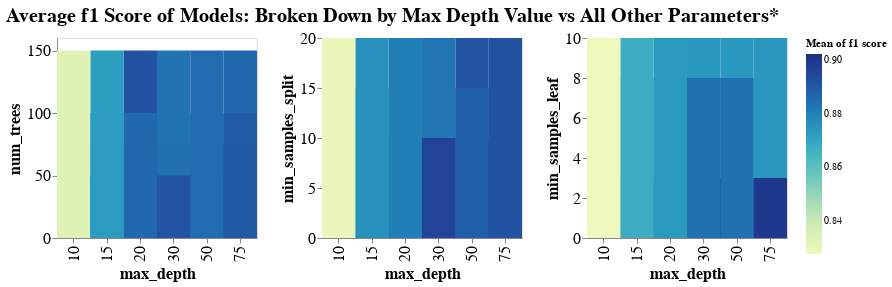

The cell this chart's notebook holds for it:
### Code cell
a = alt.Chart(results).mark_rect().encode(
    x='max_depth:O',
    y='num_trees:Q',
    color='mean(f1 score)'
    ).properties(height = 200, width = 200)

b = alt.Chart(results).mark_rect().encode(
    x='max_depth:O',
    y='min_samples_split:Q',
    color='mean(f1 score)'
    ).properties(height = 200, width = 200)

c = alt.Chart(results).mark_rect().encode(
    x='max_depth:O',
    y='min_samples_leaf:Q',
    color='mean(f1 score)'
    ).properties(height = 200, width = 200)

x = a|b|c

x.properties(title = 'Average f1 Score of Models: Broken Down by Max Depth Value vs All Other Parameters*').configure_title(fontSize=20)\
    .configure_axis(
    labelFontSize=16,
    titleFontSize=16
)

### Figure 1 — Vega-Lite specification as saved in the notebook (floating-point values rounded to 4 significant figures)
{"config": {"view": {"continuousWidth": 300, "continuousHeight": 300}, "axis": {"labelFontSize": 16, "titleFontSize": 16}, "title": {"fontSize": 20}}, "hconcat": [{"mark": {"type": "rect"}, "encoding": {"color": {"aggregate": "mean", "field": "f1 score", "type": "quantitative"}, "x": {"field": "max_depth", "type": "ordinal"}, "y": {"field": "num_trees", "type": "quantitative"}}, "height": 200, "width": 200}, {"mark": {"type": "rect"}, "encoding": {"color": {"aggregate": "mean", "field": "f1 score", "type": "quantitative"}, "x": {"field": "max_depth", "type": "ordinal"}, "y": {"field": "min_samples_split", "type": "quantitative"}}, "height": 200, "width": 200}, {"mark": {"type": "rect"}, "encoding": {"color": {"aggregate": "mean", "field": "f1 score", "type": "quantitative"}, "x": {"field": "max_depth", "type": "ordinal"}, "y": {"field": "min_samples_leaf", "type": "quantitative"}}, "height": 200, "width": 200}], "data": {"name": "data-a50db2edc4e167fd1a9a7ff6c23e49c4"}, "title": "Average f1 Score of Models: Broken Down by Max Depth Value vs All Other Parameters*", "$schema": "https://vega.github.io/schema/vega-lite/v5.6.1.json", "datasets": {"data-a50db2edc4e167fd1a9a7ff6c23e49c4": [{"num_trees": 150, "min_samples_split": 15, "min_samples_leaf": 8, "max_depth": 75, "f1 score": 0.8855, "rank_test_score": 27}, {"num_trees": 75, "min_samples_split": 10, "min_samples_leaf": 3, "max_depth": 15, "f1 score": 0.8934, "rank_test_score": 22}, {"num_trees": 75, "min_samples_split": 15, "min_samples_leaf": 8, "max_depth": 20, "f1 score": 0.8826, "rank_test_score": 40}, {"num_trees": 75, "min_samples_split": 10, "min_samples_leaf": 10, "max_depth": 50, "f1 score": 0.8734, "rank_test_score": 66}, {"num_trees": 50, "min_samples_split": 20, "min_samples_leaf": 3, "max_depth": 50, "f1 score": 0.8946, "rank_test_score": 19}, {"num_trees": 150, "min_samples_split": 10, "min_samples_leaf": 3, "max_depth": 20, "f1 score": 0.9061, "rank_test_score": 7}, {"num_trees": 50, "min_samples_split": 10, "min_samples_leaf": 10, "max_depth": 20, "f1 score": 0.8719, "rank_test_score": 74}, {"num_trees": 100, "min_samples_split": 15, "min_samples_leaf": 10, "max_depth": 30, "f1 score": 0.8748, "rank_test_score": 58}, {"num_trees": 75, "min_samples_split": 15, "min_samples_leaf": 3, "max_depth": 10, "f1 score": 0.8379, "rank_test_score": 84}, {"num_trees": 150, "min_samples_split": 20, "min_samples_leaf": 3, "max_depth": 20, "f1 score": 0.8937, "rank_test_score": 21}, {"num_trees": 150, "min_samples_split": 15, "min_samples_leaf": 8, "max_depth": 15, "f1 score": 0.8773, "rank_test_score": 52}, {"num_trees": 100, "min_samples_split": 10, "min_samples_leaf": 3, "max_depth": 50, "f1 score": 0.907, "rank_test_score": 4}, {"num_trees": 75, "min_samples_split": 15, "min_samples_leaf": 8, "max_depth": 50, "f1 score": 0.8841, "rank_test_score": 36}, {"num_trees": 100, "min_samples_split": 20, "min_samples_leaf": 3, "max_depth": 30, "f1 score": 0.8952, "rank_test_score": 18}, {"num_trees": 100, "min_samples_split": 10, "min_samples_leaf": 3, "max_depth": 20, "f1 score": 0.9049, "rank_test_score": 10}, {"num_trees": 50, "min_samples_split": 10, "min_samples_leaf": 10, "max_depth": 75, "f1 score": 0.8723, "rank_test_score": 72}, {"num_trees": 150, "min_samples_split": 10, "min_samples_leaf": 10, "max_depth": 30, "f1 score": 0.8744, "rank_test_score": 60}, {"num_trees": 50, "min_samples_split": 10, "min_samples_leaf": 8, "max_depth": 10, "f1 score": 0.8303, "rank_test_score": 92}, {"num_trees": 100, "min_samples_split": 20, "min_samples_leaf": 3, "max_depth": 50, "f1 score": 0.8944, "rank_test_score": 20}, {"num_trees": 75, "min_samples_split": 15, "min_samples_leaf": 10, "max_depth": 20, "f1 score": 0.8743, "rank_test_score": 62}, {"num_trees": 50, "min_samples_split": 20, "min_samples_leaf": 3, "max_depth": 75, "f1 score": 0.8929, "rank_test_score": 23}, {"num_trees": 50, "min_samples_split": 10, "min_samples_leaf": 3, "max_depth": 50, "f1 score": 0.9073, "rank_test_score": 3}, {"num_trees": 50, "min_samples_split": 15, "min_samples_leaf": 8, "max_depth": 75, "f1 score": 0.8807, "rank_test_score": 46}, {"num_trees": 150, "min_samples_split": 20, "min_samples_leaf": 3, "max_depth": 75, "f1 score": 0.8981, "rank_test_score": 13}, {"num_trees": 75, "min_samples_split": 20, "min_samples_leaf": 8, "max_depth": 30, "f1 score": 0.8824, "rank_test_score": 42}, {"num_trees": 100, "min_samples_split": 15, "min_samples_leaf": 8, "max_depth": 10, "f1 score": 0.8317, "rank_test_score": 89}, {"num_trees": 50, "min_samples_split": 20, "min_samples_leaf": 10, "max_depth": 50, "f1 score": 0.8725, "rank_test_score": 69}, {"num_trees": 150, "min_samples_split": 10, "min_samples_leaf": 8, "max_depth": 10, "f1 score": 0.8362, "rank_test_score": 86}, {"num_trees": 100, "min_samples_split": 10, "min_samples_leaf": 8, "max_depth": 20, "f1 score": 0.8825, "rank_test_score": 41}, {"num_trees": 150, "min_samples_split": 20, "min_samples_leaf": 10, "max_depth": 15, "f1 score": 0.868, "rank_test_score": 76}, {"num_trees": 150, "min_samples_split": 15, "min_samples_leaf": 3, "max_depth": 10, "f1 score": 0.8386, "rank_test_score": 83}, {"num_trees": 150, "min_samples_split": 10, "min_samples_leaf": 10, "max_depth": 15, "f1 score": 0.8673, "rank_test_score": 80}, {"num_trees": 150, "min_samples_split": 10, "min_samples_leaf": 10, "max_depth": 50, "f1 score": 0.8742, "rank_test_score": 63}, {"num_trees": 75, "min_samples_split": 10, "min_samples_leaf": 10, "max_depth": 20, "f1 score": 0.8736, "rank_test_score": 65}, {"num_trees": 75, "min_samples_split": 15, "min_samples_leaf": 10, "max_depth": 30, "f1 score": 0.8724, "rank_test_score": 70}, {"num_trees": 150, "min_samples_split": 10, "min_samples_leaf": 8, "max_depth": 50, "f1 score": 0.8845, "rank_test_score": 35}, {"num_trees": 75, "min_samples_split": 20, "min_samples_leaf": 10, "max_depth": 10, "f1 score": 0.8275, "rank_test_score": 98}, {"num_trees": 75, "min_samples_split": 20, "min_samples_leaf": 10, "max_depth": 30, "f1 score": 0.8737, "rank_test_score": 64}, {"num_trees": 100, "min_samples_split": 15, "min_samples_leaf": 8, "max_depth": 20, "f1 score": 0.8838, "rank_test_score": 37}, {"num_trees": 50, "min_samples_split": 20, "min_samples_leaf": 8, "max_depth": 75, "f1 score": 0.8792, "rank_test_score": 49}, {"num_trees": 150, "min_samples_split": 20, "min_samples_leaf": 10, "max_depth": 20, "f1 score": 0.8758, "rank_test_score": 55}, {"num_trees": 100, "min_samples_split": 10, "min_samples_leaf": 3, "max_depth": 75, "f1 score": 0.9063, "rank_test_score": 5}, {"num_trees": 100, "min_samples_split": 10, "min_samples_leaf": 8, "max_depth": 30, "f1 score": 0.8855, "rank_test_score": 28}, {"num_trees": 50, "min_samples_split": 15, "min_samples_leaf": 8, "max_depth": 10, "f1 score": 0.8306, "rank_test_score": 91}, {"num_trees": 50, "min_samples_split": 15, "min_samples_leaf": 10, "max_depth": 30, "f1 score": 0.8722, "rank_test_score": 73}, {"num_trees": 150, "min_samples_split": 10, "min_samples_leaf": 8, "max_depth": 30, "f1 score": 0.885, "rank_test_score": 30}, {"num_trees": 100, "min_samples_split": 20, "min_samples_leaf": 8, "max_depth": 10, "f1 score": 0.83, "rank_test_score": 95}, {"num_trees": 50, "min_samples_split": 20, "min_samples_leaf": 3, "max_depth": 20, "f1 score": 0.8912, "rank_test_score": 25}, {"num_trees": 75, "min_samples_split": 20, "min_samples_leaf": 3, "max_depth": 15, "f1 score": 0.8814, "rank_test_score": 45}, {"num_trees": 50, "min_samples_split": 15, "min_samples_leaf": 3, "max_depth": 20, "f1 score": 0.8973, "rank_test_score": 14}, {"num_trees": 50, "min_samples_split": 15, "min_samples_leaf": 3, "max_depth": 10, "f1 score": 0.8364, "rank_test_score": 85}, {"num_trees": 75, "min_samples_split": 10, "min_samples_leaf": 3, "max_depth": 30, "f1 score": 0.9061, "rank_test_score": 6}, {"num_trees": 100, "min_samples_split": 15, "min_samples_leaf": 8, "max_depth": 75, "f1 score": 0.8849, "rank_test_score": 32}, {"num_trees": 50, "min_samples_split": 20, "min_samples_leaf": 3, "max_depth": 15, "f1 score": 0.8802, "rank_test_score": 48}, {"num_trees": 150, "min_samples_split": 15, "min_samples_leaf": 10, "max_depth": 30, "f1 score": 0.8775, "rank_test_score": 50}, {"num_trees": 50, "min_samples_split": 15, "min_samples_leaf": 8, "max_depth": 15, "f1 score": 0.8743, "rank_test_score": 61}, {"num_trees": 100, "min_samples_split": 15, "min_samples_leaf": 10, "max_depth": 15, "f1 score": 0.8679, "rank_test_score": 77}, {"num_trees": 100, "min_samples_split": 10, "min_samples_leaf": 10, "max_depth": 10, "f1 score": 0.8301, "rank_test_score": 93}, {"num_trees": 75, "min_samples_split": 10, "min_samples_leaf": 10, "max_depth": 15, "f1 score": 0.8675, "rank_test_score": 79}, {"num_trees": 50, "min_samples_split": 10, "min_samples_leaf": 8, "max_depth": 50, "f1 score": 0.8828, "rank_test_score": 39}, {"num_trees": 100, "min_samples_split": 20, "min_samples_leaf": 10, "max_depth": 20, "f1 score": 0.8732, "rank_test_score": 68}, {"num_trees": 50, "min_samples_split": 20, "min_samples_leaf": 3, "max_depth": 10, "f1 score": 0.8291, "rank_test_score": 96}, {"num_trees": 50, "min_samples_split": 15, "min_samples_leaf": 3, "max_depth": 15, "f1 score": 0.887, "rank_test_score": 26}, {"num_trees": 100, "min_samples_split": 10, "min_samples_leaf": 10, "max_depth": 50, "f1 score": 0.8746, "rank_test_score": 59}, {"num_trees": 75, "min_samples_split": 10, "min_samples_leaf": 8, "max_depth": 10, "f1 score": 0.83, "rank_test_score": 94}, {"num_trees": 50, "min_samples_split": 15, "min_samples_leaf": 3, "max_depth": 30, "f1 score": 0.9011, "rank_test_score": 12}, {"num_trees": 50, "min_samples_split": 15, "min_samples_leaf": 8, "max_depth": 50, "f1 score": 0.8819, "rank_test_score": 43}, {"num_trees": 50, "min_samples_split": 10, "min_samples_leaf": 10, "max_depth": 10, "f1 score": 0.826, "rank_test_score": 100}, {"num_trees": 100, "min_samples_split": 15, "min_samples_leaf": 10, "max_depth": 10, "f1 score": 0.8263, "rank_test_score": 99}, {"num_trees": 50, "min_samples_split": 10, "min_samples_leaf": 10, "max_depth": 15, "f1 score": 0.8643, "rank_test_score": 81}, {"num_trees": 50, "min_samples_split": 20, "min_samples_leaf": 8, "max_depth": 15, "f1 score": 0.87, "rank_test_score": 75}, {"num_trees": 100, "min_samples_split": 10, "min_samples_leaf": 3, "max_depth": 30, "f1 score": 0.9075, "rank_test_score": 1}, {"num_trees": 50, "min_samples_split": 20, "min_samples_leaf": 8, "max_depth": 20, "f1 score": 0.8773, "rank_test_score": 51}, {"num_trees": 150, "min_samples_split": 15, "min_samples_leaf": 8, "max_depth": 10, "f1 score": 0.8331, "rank_test_score": 87}, {"num_trees": 100, "min_samples_split": 15, "min_samples_leaf": 8, "max_depth": 50, "f1 score": 0.8845, "rank_test_score": 34}, {"num_trees": 100, "min_samples_split": 10, "min_samples_leaf": 8, "max_depth": 50, "f1 score": 0.8851, "rank_test_score": 29}, {"num_trees": 100, "min_samples_split": 15, "min_samples_leaf": 8, "max_depth": 15, "f1 score": 0.8761, "rank_test_score": 54}, {"num_trees": 75, "min_samples_split": 15, "min_samples_leaf": 8, "max_depth": 75, "f1 score": 0.8833, "rank_test_score": 38}, {"num_trees": 150, "min_samples_split": 10, "min_samples_leaf": 8, "max_depth": 15, "f1 score": 0.8767, "rank_test_score": 53}, {"num_trees": 150, "min_samples_split": 20, "min_samples_leaf": 10, "max_depth": 30, "f1 score": 0.8732, "rank_test_score": 67}, {"num_trees": 75, "min_samples_split": 20, "min_samples_leaf": 3, "max_depth": 75, "f1 score": 0.8966, "rank_test_score": 15}, {"num_trees": 50, "min_samples_split": 10, "min_samples_leaf": 3, "max_depth": 30, "f1 score": 0.9058, "rank_test_score": 9}, {"num_trees": 50, "min_samples_split": 20, "min_samples_leaf": 10, "max_depth": 20, "f1 score": 0.8723, "rank_test_score": 71}, {"num_trees": 50, "min_samples_split": 20, "min_samples_leaf": 3, "max_depth": 30, "f1 score": 0.8923, "rank_test_score": 24}, {"num_trees": 75, "min_samples_split": 20, "min_samples_leaf": 3, "max_depth": 50, "f1 score": 0.8958, "rank_test_score": 17}, {"num_trees": 100, "min_samples_split": 15, "min_samples_leaf": 3, "max_depth": 50, "f1 score": 0.9022, "rank_test_score": 11}, {"num_trees": 75, "min_samples_split": 15, "min_samples_leaf": 8, "max_depth": 30, "f1 score": 0.8845, "rank_test_score": 33}, {"num_trees": 100, "min_samples_split": 10, "min_samples_leaf": 8, "max_depth": 10, "f1 score": 0.8322, "rank_test_score": 88}, {"num_trees": 150, "min_samples_split": 10, "min_samples_leaf": 10, "max_depth": 10, "f1 score": 0.8283, "rank_test_score": 97}, {"num_trees": 100, "min_samples_split": 20, "min_samples_leaf": 8, "max_depth": 30, "f1 score": 0.8815, "rank_test_score": 44}, {"num_trees": 100, "min_samples_split": 15, "min_samples_leaf": 10, "max_depth": 75, "f1 score": 0.8756, "rank_test_score": 56}, {"num_trees": 50, "min_samples_split": 20, "min_samples_leaf": 8, "max_depth": 10, "f1 score": 0.8311, "rank_test_score": 90}, {"num_trees": 100, "min_samples_split": 20, "min_samples_leaf": 3, "max_depth": 15, "f1 score": 0.8806, "rank_test_score": 47}, {"num_trees": 50, "min_samples_split": 10, "min_samples_leaf": 3, "max_depth": 75, "f1 score": 0.906, "rank_test_score": 8}, {"num_trees": 150, "min_samples_split": 15, "min_samples_leaf": 10, "max_depth": 75, "f1 score": 0.8749, "rank_test_score": 57}, {"num_trees": 150, "min_samples_split": 20, "min_samples_leaf": 3, "max_depth": 50, "f1 score": 0.8963, "rank_test_score": 16}, {"num_trees": 50, "min_samples_split": 15, "min_samples_leaf": 8, "max_depth": 30, "f1 score": 0.8849, "rank_test_score": 31}, {"num_trees": 100, "min_samples_split": 10, "min_samples_leaf": 10, "max_depth": 15, "f1 score": 0.8677, "rank_test_score": 78}, {"num_trees": 150, "min_samples_split": 10, "min_samples_leaf": 3, "max_depth": 30, "f1 score": 0.9074, "rank_test_score": 2}, {"num_trees": 100, "min_samples_split": 10, "min_samples_leaf": 3, "max_depth": 10, "f1 score": 0.841, "rank_test_score": 82}]}}
